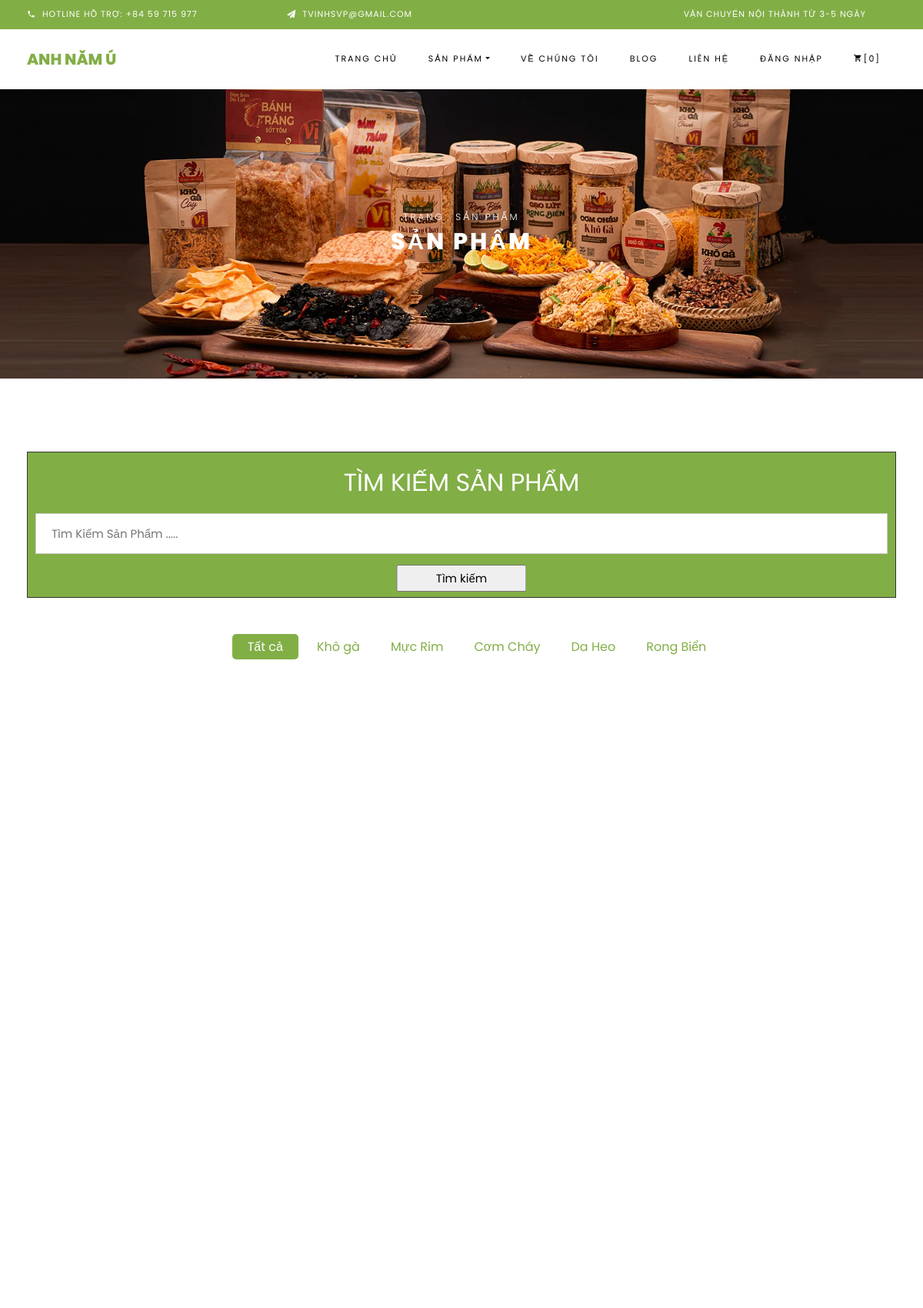
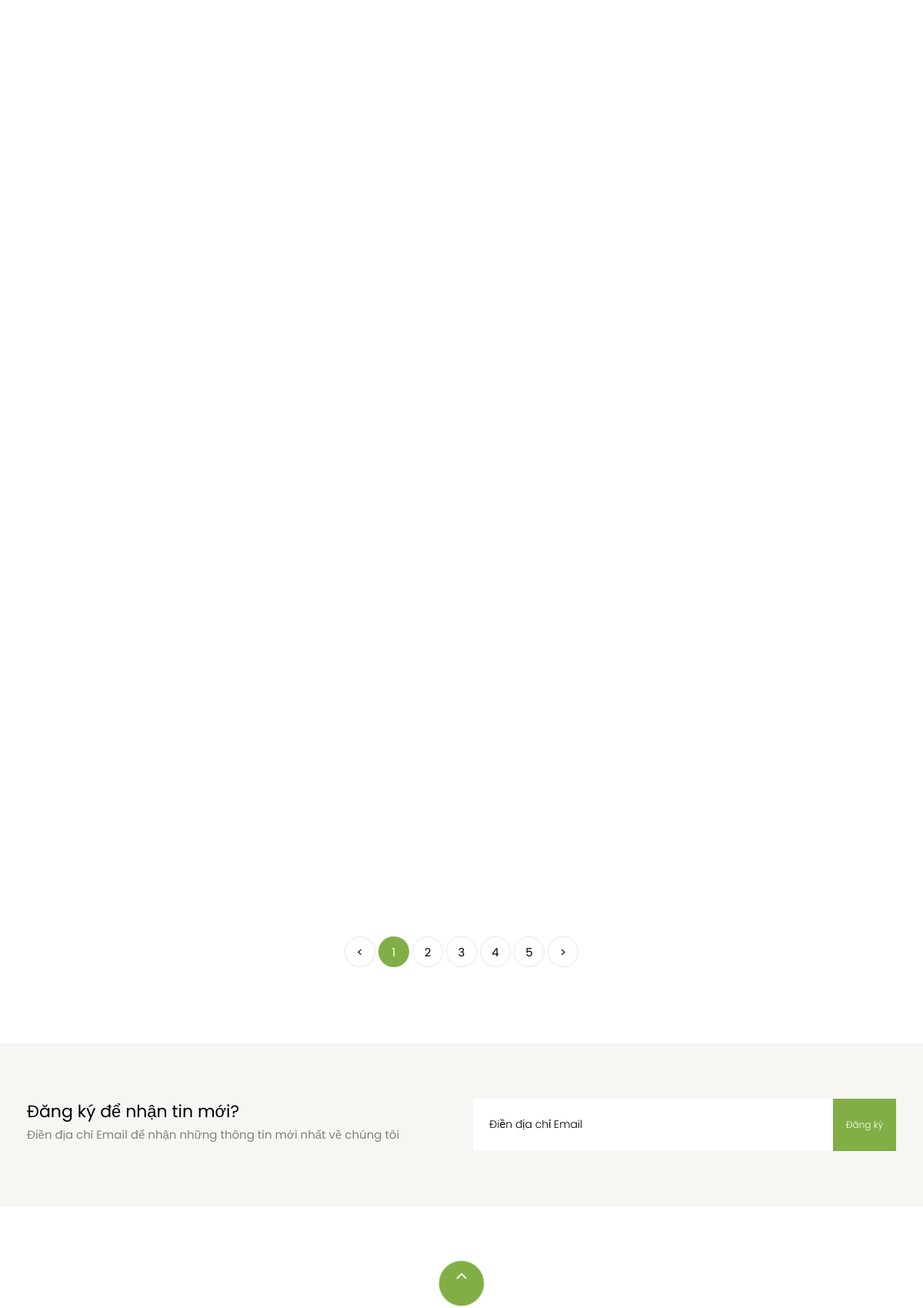
Screenshot of /index.php?act=sanphamtheodm (upper part) with the database file from the repository (2 pictures, top to bottom).
### tables this page shows
CREATE TABLE `loaihang` (
  `ma_LoaiHang` int(11) NOT NULL,
  `ten_loaihang` varchar(50) NOT NULL,
  `so_thu_tu` int(2) DEFAULT NULL,
  `trang_thai` bit(1) NOT NULL DEFAULT b'0' COMMENT 'nếu là 0 thì còn hàng, nếu là 1 thì hết hàng	'
);

### model/pdo.php (called while the page is built, shortened)
<?php
function pdo_get_connection()
{
    $dburl = "mysql:host=localhost;dbname=anvat5u;charset=utf8";
    $username = 'root';
    $password = '';
    $conn = new PDO($dburl, $username, $password);
    $conn->setAttribute(PDO::ATTR_ERRMODE, PDO::ERRMODE_EXCEPTION);
    return $conn;
}
function pdo_query($sql)
{
    $sql_args = array_slice(func_get_args(), 1);
    try {
        $conn = pdo_get_connection();
        $stmt = $conn->prepare($sql);
        $stmt->execute($sql_args);
        $rows = $stmt->fetchAll();
        return $rows;
    } catch (PDOException $e) {
        throw $e;
    } finally {
        unset($conn);
    }
}

### model/loaihang.php (called while the page is built, shortened)
<?php
    function list_loaihang(){
        $sql="select * from loaihang";
        $listloaihang = pdo_query($sql);
        return $listloaihang;
    }
?>

### view/shop.php (the view, shortened to what this page needs)
  <div class="hero-wrap hero-bread" style="background-image: url('images/bannerkhoga.png');">
    <div class="container">
      <div class="row no-gutters slider-text align-items-center justify-content-center">
        <div class="col-md-9 ftco-animate text-center">
        	<p class="breadcrumbs"><span class="mr-2"><a href="index.html">Trang</a></span> <span>Sản Phẩm</span></p>
          <h1 class="mb-0 bread">SẢN PHẨM</h1>
        </div>
      </div>
    </div>
  </div>
  <section class="ftco-section">
  	<div class="container">
	<div class="form-timkiem bg-primary" style="height:190px;border:1px solid #333; padding:15px 10px; margin-bottom:50px; position:relative;">
		<form class="tim-kiem" method="post" action="index.php?act=timkiem">
			<h2 style="text-align:center;text-transform:Uppercase; color:white;">Tìm kiếm sản phẩm</h2>
			<input type="text" name="keyword" placeholder="Tìm Kiếm Sản Phẩm ....."><br>
			<input type="submit" value="Tìm kiếm" name="timkiem" style="width: 15%;height: 35px;position: absolute;bottom: 7px;left: 50%;transform:translateX(-50%)">
              </form>
	</div>
  		<div class="row justify-content-center">
  			<div class="col-md-10 mb-5 text-center">
  				<ul class="product-category">
  					<li><a href="index.php?act=sanphamtheodm&iddm=0" class="active">Tất cả</a></li>
				<?php
					foreach ($listdanhmuc as $dm) {
						extract($dm);
						echo'<li><a href="index.php?act=sanphamtheodm&iddm='.$ma_LoaiHang.'">'.$ten_loaihang.'</a></li>';
					}
				?>
  				</ul>
  			</div>
  		</div>
	<div class="row">
	</div>
  		<div class="row mt-5">
        <div class="col text-center">
          <div class="block-27">
            <ul>
              <li><a href="#">&lt;</a></li>
              <li class="active"><span>1</span></li>
              <li><a href="#">2</a></li>
              <li><a href="#">3</a></li>
              <li><a href="#">4</a></li>
              <li><a href="#">5</a></li>
              <li><a href="#">&gt;</a></li>
            </ul>
          </div>
        </div>
      </div>
  	</div>
  </section>
<section class="ftco-section ftco-no-pt ftco-no-pb py-5 bg-light">
    <div class="container py-4">
      <div class="row d-flex justify-content-center py-5">
        <div class="col-md-6">
        	<h2 style="font-size: 22px;" class="mb-0">Đăng ký để nhận tin mới?</h2>
        	<span>Điền địa chỉ Email để nhận những thông tin mới nhất về chúng tôi</span>
        </div>
        <div class="col-md-6 d-flex align-items-center">
          <form action="#" class="subscribe-form">
            <div class="form-group d-flex">
              <input type="text" class="form-control" placeholder="Điền địa chỉ Email">
              <input type="submit" value="Đăng ký" class="submit px-3">
            </div>
          </form>
        </div>
      </div>
    </div>
  </section>

### view/header.php (style rules this page uses)
input[type=text], input[type=password] { width: 100%; padding: 12px 20px; margin: 8px 0; display: inline-block; border: 1px solid #ccc; box-sizing: border-box; }
.container { padding: 5px; }

### rows the page displays
loaihang: ten_loaihang "Khô gà"
loaihang: ten_loaihang "Mực Rim"
loaihang: ten_loaihang "Cơm Cháy"
loaihang: ten_loaihang "Da Heo"
loaihang: ten_loaihang "Rong Biển"
